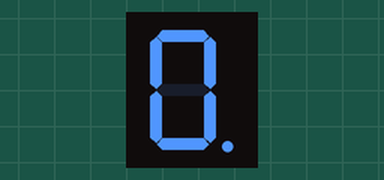
This sketch was run on a simulated Arduino Uno, built with avr-gcc and run on an emulated ATmega328P. Shown: 1-digit seven-segment display. Wiring (inferred from the names in the program): 1-digit 7-segment display, segments lit when LOW: segments pin 2, pin 3, pin 4, pin 6, pin 7, pin 8, pin 9, pin 5. The segment pins are drawn as the display they are named for.

Above: at 0.1 s.
At 1.1 s:
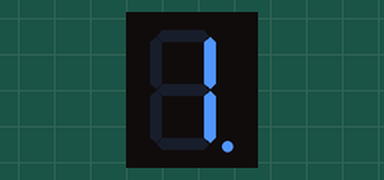
At 2.1 s:
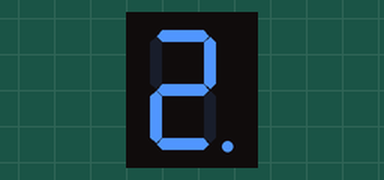
At 5.1 s:
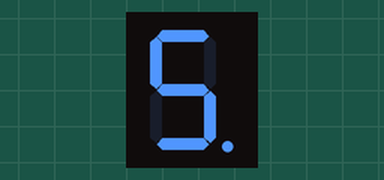
At 7.1 s:
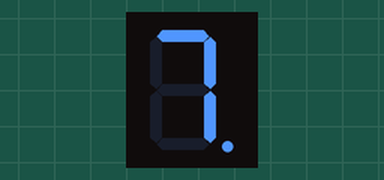
At 10.1 s:
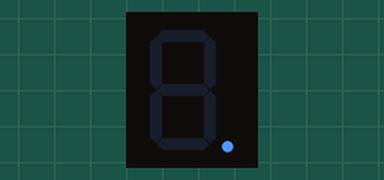

The sketch:

ch7r10.pde
```cpp
/*
 * SevenSegment sketch
 * Shows numerals ranging from 0 through 9 on a single-digit display
 * This example counts seconds from 0 to 9
 */

// bits representing segments A through G (and decimal point) for numerals 0-9
const byte numeral[10] = {
  //ABCDEFG /dp
  B11111100,  // 0
  B01100000,  // 1
  B11011010,  // 2
  B11110010,  // 3
  B01100110,  // 4
  B10110110,  // 5
  B00111110,  // 6
  B11100000,  // 7
  B11111110,  // 8
  B11100110,  // 9
};

// pins for decimal point and each segment
//                          dp,G,F,E,D,C,B,A
const int segmentPins[8] = { 5,9,8,7,6,4,3,2};

void setup()
{
  for(int i=0; i < 8; i++)
  {
    pinMode(segmentPins[i], OUTPUT); // set segment and DP pins to output
  }
}


void loop()
{
  for(int i=0; i <= 10; i++)
  {
    showDigit(i);
    delay(1000);
  }
  // the last value if i is 10 and this will turn the display off
  delay(2000);  // pause two seconds with the display off
}

// Displays a number from 0 through 9 on a 7-segment display
// any value not within the range of 0-9 turns the display off
void showDigit( int number)
{
  boolean isBitSet;

  for(int segment = 1; segment < 8; segment++)
  {
    if( number < 0 || number > 9){
      isBitSet = 0;   // turn off all segments
    }
    else{
      // isBitSet will be true if given bit is 1
      isBitSet = bitRead(numeral[number], segment);
    }
    isBitSet = ! isBitSet; // remove this line if common cathode display
    digitalWrite( segmentPins[segment], isBitSet);
  }
}
```

Measured:
- by itself, everything shown: repeats every 13.0 s, in 11 steps
- what the display in image 1 shows lasts 1.0 s, from 1.0 s to 2.0 s
- what the display in image 5 shows lasts 3.0 s, from 10.0 s to 13.0 s
